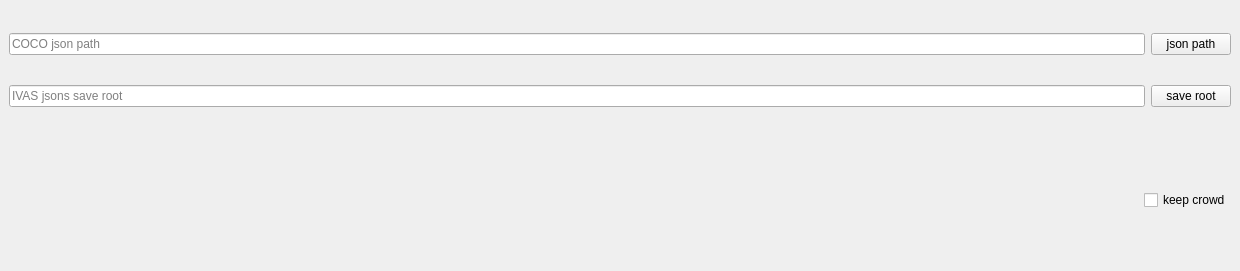
            <widget class="QWidget" name="toolbox_item_coco2ivas">
             <property name="geometry">
              <rect>
               <x>0</x>
               <y>0</y>
               <width>1240</width>
               <height>271</height>
              </rect>
             </property>
             <attribute name="label">
              <string>COCO to IVAS</string>
             </attribute>
             <layout class="QVBoxLayout" name="verticalLayout_2">
              <property name="leftMargin">
               <number>9</number>
              </property>
              <property name="topMargin">
               <number>9</number>
              </property>
              <property name="rightMargin">
               <number>9</number>
              </property>
              <property name="bottomMargin">
               <number>9</number>
              </property>
              <item>
               <widget class="QWidget" name="widget_3" native="true">
                <layout class="QVBoxLayout" name="verticalLayout_7">
                 <property name="leftMargin">
                  <number>0</number>
                 </property>
                 <property name="topMargin">
                  <number>0</number>
                 </property>
                 <property name="rightMargin">
                  <number>0</number>
                 </property>
                 <property name="bottomMargin">
                  <number>0</number>
                 </property>
                 <item>
                  <widget class="QWidget" name="widget_7" native="true">
                   <layout class="QGridLayout" name="gridLayout">
                    <property name="leftMargin">
                     <number>0</number>
                    </property>
                    <property name="topMargin">
                     <number>0</number>
                    </property>
                    <property name="rightMargin">
                     <number>0</number>
                    </property>
                    <property name="bottomMargin">
                     <number>0</number>
                    </property>
                    <item row="0" column="1">
                     <widget class="QPushButton" name="pushButton_coco2ivas_coco_json_path">
                      <property name="text">
                       <string>json path</string>
                      </property>
                     </widget>
                    </item>
                    <item row="1" column="0">
                     <widget class="QLineEdit" name="lineEdit_coco2ivas_ivas_json_root">
                      <property name="readOnly">
                       <bool>true</bool>
                      </property>
                      <property name="placeholderText">
                       <string>IVAS jsons save root</string>
                      </property>
                     </widget>
                    </item>
                    <item row="0" column="0">
                     <widget class="QLineEdit" name="lineEdit_coco2ivas_coco_json_path">
                      <property name="readOnly">
                       <bool>true</bool>
                      </property>
                      <property name="placeholderText">
                       <string>COCO json path</string>
                      </property>
                     </widget>
                    </item>
                    <item row="1" column="1">
                     <widget class="QPushButton" name="pushButton_coco2ivas_ivas_json_root">
                      <property name="text">
                       <string>save root</string>
                      </property>
                     </widget>
                    </item>
                   </layout>
                  </widget>
                 </item>
                 <item>
                  <widget class="QWidget" name="widget_8" native="true">
                   <layout class="QHBoxLayout" name="horizontalLayout_3">
                    <property name="leftMargin">
                     <number>0</number>
                    </property>
                    <property name="topMargin">
                     <number>0</number>
                    </property>
                    <property name="rightMargin">
                     <number>0</number>
                    </property>
                    <property name="bottomMargin">
                     <number>0</number>
                    </property>
                    <item>
                     <spacer name="horizontalSpacer_3">
                      <property name="orientation">
                       <enum>Qt::Horizontal</enum>
                      </property>
                      <property name="sizeHint" stdset="0">
                       <size>
                        <width>445</width>
                        <height>20</height>
                       </size>
                      </property>
                     </spacer>
                    </item>
                    <item>
                     <widget class="QCheckBox" name="checkBox_coco2ivas_keep_crowd">
                      <property name="text">
                       <string>keep crowd</string>
                      </property>
                     </widget>
                    </item>
                   </layout>
                  </widget>
                 </item>
                </layout>
               </widget>
              </item>
             </layout>
            </widget>
